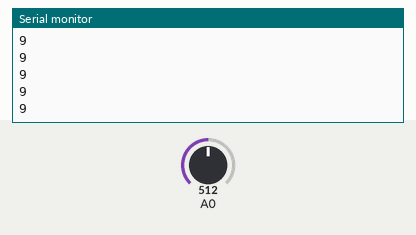
A sketch run on a simulated Arduino Uno, built with avr-gcc and run on an emulated ATmega328P. Parts: the last lines printed to the serial monitor. Inputs (shaded band) come from the test bench; at power-on: A0 = 512.

Above: at 1.2 s.
1.3 s: A0 set to 716
At 2.1 s:
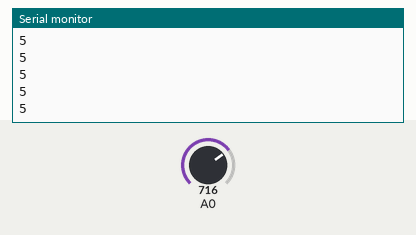
2.8 s: A0 set to 900
At 3.7 s:
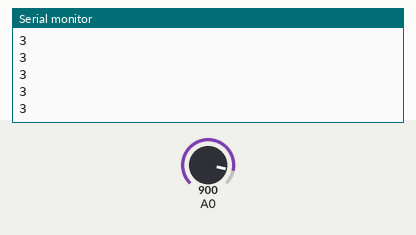
Timing chart, 0 to 5.8 s (numbered marks = the images above; inputs shaded):
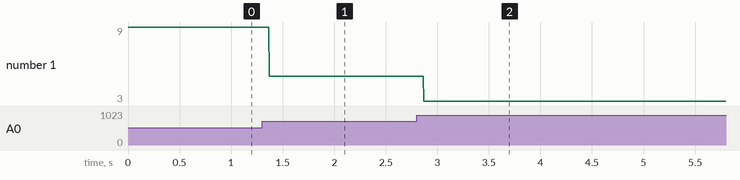

Measured:
- after the input at 1.3 s, the serial monitor: prints a new line after 0.07 s (image 1)
- after the input at 2.8 s, the serial monitor: prints a new line after 0.07 s (image 2)
- plotted number 1: 9 → 5 after the input at 1.3 s, 5 → 3 after the input at 2.8 s

The sketch:

sketch_apr26a.ino
```cpp
int i;
int redpin;
int val;

void setup() {
    pinMode(redpin,OUTPUT);
    Serial.begin(9600);
}
void loop() {
    i=analogRead(redpin);
    val=(6762/(i-9))-4;
    Serial.println(val);

}
```
